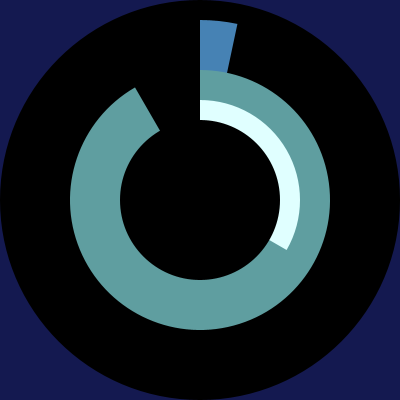
Frame 1 (no input)
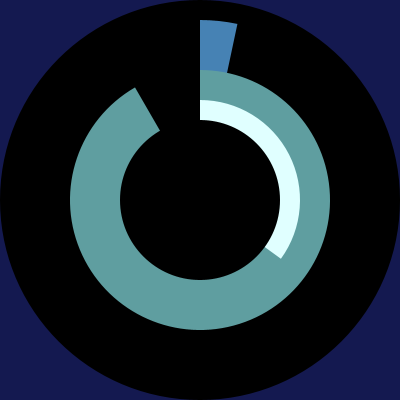
Frame 60 (the mouse pressed at the canvas centre just before this capture)
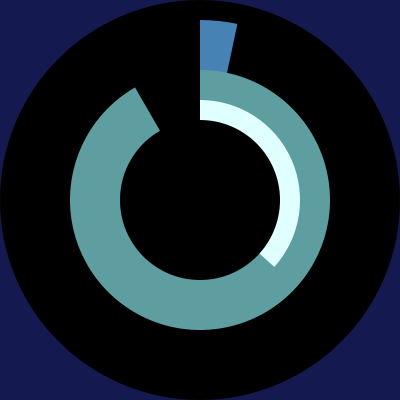
Frame 120 (the mouse held since frame 60 and released just before this capture)

The Processing sketch that drew these frames (run headless with seeded random() and noise(); from frame 60 on, the mouse is pressed at the canvas centre):

// Processing sketch: processing_78751
// ── processing_78751.pde

void setup() {
  size(400,400);
  smooth();
  noStroke();
}

void draw() {
  background(20,25,80);
  
  fill(0);
  ellipse(200,200,400,400);
  
  fill(70,130,180);
  arc(200,200,360,360,radians(270),radians(270 + hour()*6));
  
  fill(95,158,160);
  arc(200,200,260,260,radians(270),radians(270 + minute()*6));
  
  fill(224,255,255);
  arc(200,200,200,200,radians(270),radians(270 + second()*6));
  
  fill(0);
  ellipse(200,200,160,160);
  
  
  


}
